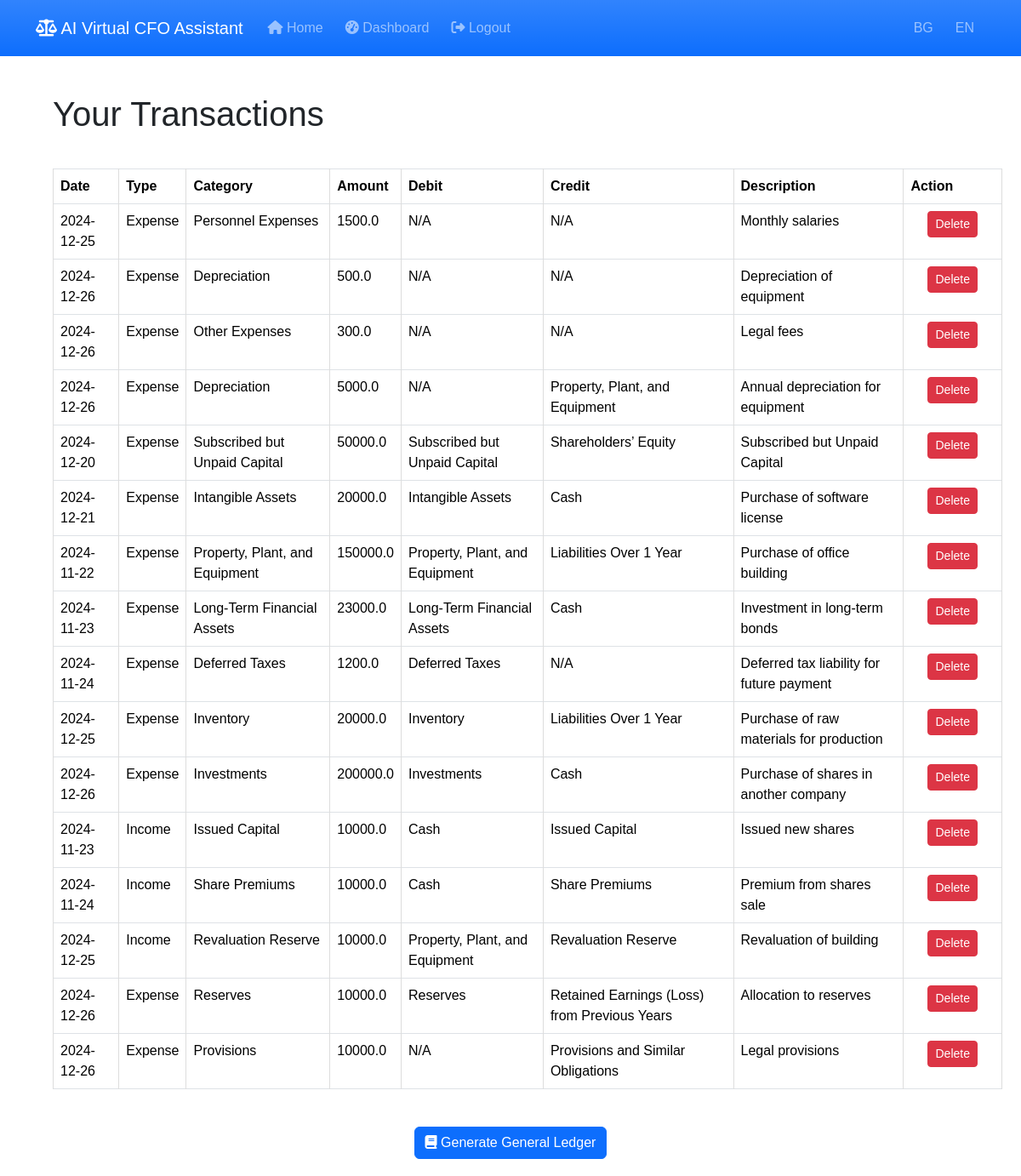
/user_transactions (signed in), run on the app's committed database.
### models.py (models this page shows)
class Transaction(db.Model):
    id = db.Column(db.Integer, primary_key=True)
    date = db.Column(db.Date, nullable=False, default=date.today)
    type = db.Column(db.String(10), nullable=False)  # 'income' or 'expense'
    category = db.Column(db.String(50), nullable=False)
    income_statement_category = db.Column(db.String(100), nullable=True)  # Категория в ОПР (напр. 'Personnel expenses')
    amount = db.Column(db.Float, nullable=False)
    description = db.Column(db.String(200), nullable=True)
    account_id = db.Column(db.Integer, db.ForeignKey('account.id'), nullable=False)
    user_id = db.Column(db.Integer, db.ForeignKey('user.id'), nullable=False)
    debit = db.Column(db.String(100), nullable=True)  # New field for debit category
    credit = db.Column(db.String(100), nullable=True)

### transactions.py (the view)
@transaction.route('/user_transactions', methods=['GET'])
@login_required
def view_user_transactions():
    transactions = Transaction.query.filter_by(user_id=current_user.id).all()
    return render_template('transactions.html', transactions=transactions)

### app.py (called while the page is built)
@login_manager.user_loader
def load_user(user_id):
    return User.query.get(int(user_id))

@app.context_processor
def inject_current_year():
    return {'current_year': datetime.now().year}

### templates/transactions.html (shortened to what this page needs)
{% extends 'base.html' %}
{% block content %}
<h1>Your Transactions</h1>
{% if transactions %}
<table class="table table-bordered table-hover">
    <thead>
        <tr>
            <th>Date</th>
            <th>Type</th>
            <th>Category</th>
            <th>Amount</th>
            <th>Debit</th>
            <th>Credit</th>
            <th>Description</th>
            <th>Action</th>
        </tr>
    </thead>
    <tbody>
        {% for t in transactions %}
        <tr>
            <td>{{ t.date.strftime('%Y-%m-%d') }}</td>
            <td>{{ 'Income' if t.type == 'income' else 'Expense' }}</td>
            <td>{{ t.category }}</td>
            <td>{{ t.amount }}</td>
            <td>{{ t.debit or 'N/A' }}</td>
            <td>{{ t.credit or 'N/A' }}</td>
            <td>{{ t.description }}</td>
            <td>
                <form action="{{ url_for('transactions_blueprint.delete_transaction', transaction_id=t.id) }}" method="POST" style="display:inline;">
                    <button type="submit" class="btn btn-danger btn-sm" onclick="return confirm('Are you sure you want to delete this transaction?');">
                        Delete
                    </button>
                </form>
            </td>
        </tr>
        {% endfor %}
    </tbody>
</table>
<div class="text-center mt-4">
    <form action="{{ url_for('transactions_blueprint.generate_general_ledger') }}" method="POST">
        <button type="submit" class="btn btn-primary">
            <i class="fas fa-book"></i> Generate General Ledger
        </button>
    </form>
</div>
{% else %}
<p>You have no transactions recorded.</p>
{% endif %}
{% endblock %}

### static/styles.css (style rules this page uses)
body { font-family: Arial, sans-serif; margin: 0; padding: 0; }
h1, h2 { padding: 20px; }
form { padding: 20px; }
table { width: 100%; border-collapse: collapse; margin: 20px; }
table, th, td { border: 1px solid #ddd; }
th, td { padding: 8px; text-align: left; }

### data on the page
Transaction: date "2024-12-25", type "Expense", category "Personnel Expenses", amount "1500.0", debit "N/A", credit "N/A", description "Monthly salaries"
Transaction: date "2024-12-26", type "Expense", category "Depreciation", amount "500.0", debit "N/A", credit "N/A", description "Depreciation of equipment"
Transaction: date "2024-12-26", type "Expense", category "Other Expenses", amount "300.0", debit "N/A", credit "N/A", description "Legal fees"
Transaction: date "2024-12-26", type "Expense", category "Depreciation", amount "5000.0", debit "N/A", credit "Property, Plant, and Equipment", description "Annual depreciation for equipment"
Transaction: date "2024-12-20", type "Expense", category "Subscribed but Unpaid Capital", amount "50000.0", debit "Subscribed but Unpaid Capital", credit "Shareholders’ Equity", description "Subscribed but Unpaid Capital"
Transaction: date "2024-12-21", type "Expense", category "Intangible Assets", amount "20000.0", debit "Intangible Assets", credit "Cash", description "Purchase of software license"
Transaction: date "2024-11-22", type "Expense", category "Property, Plant, and Equipment", amount "150000.0", debit "Property, Plant, and Equipment", credit "Liabilities Over 1 Year", description "Purchase of office building"
Transaction: date "2024-11-23", type "Expense", category "Long-Term Financial Assets", amount "23000.0", debit "Long-Term Financial Assets", credit "Cash", description "Investment in long-term bonds"
Transaction: date "2024-11-24", type "Expense", category "Deferred Taxes", amount "1200.0", debit "Deferred Taxes", credit "N/A", description "Deferred tax liability for future payment"
Transaction: date "2024-12-25", type "Expense", category "Inventory", amount "20000.0", debit "Inventory", credit "Liabilities Over 1 Year", description "Purchase of raw materials for production"
Transaction: date "2024-12-26", type "Expense", category "Investments", amount "200000.0", debit "Investments", credit "Cash", description "Purchase of shares in another company"
Transaction: date "2024-11-23", type "Income", category "Issued Capital", amount "10000.0", debit "Cash", credit "Issued Capital", description "Issued new shares"
Transaction: date "2024-11-24", type "Income", category "Share Premiums", amount "10000.0", debit "Cash", credit "Share Premiums", description "Premium from shares sale"
Transaction: date "2024-12-25", type "Income", category "Revaluation Reserve", amount "10000.0", debit "Property, Plant, and Equipment", credit "Revaluation Reserve", description "Revaluation of building"
Transaction: date "2024-12-26", type "Expense", category "Reserves", amount "10000.0", debit "Reserves", credit "Retained Earnings (Loss) from Previous Years", description "Allocation to reserves"
Transaction: date "2024-12-26", type "Expense", category "Provisions", amount "10000.0", debit "N/A", credit "Provisions and Similar Obligations", description "Legal provisions"
